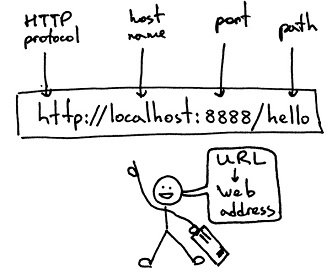
#> input picture 24-Spider/Note_File/data/image/01-httpstruct.jpg, 332 x 275 px
$ python '图片转换.py'
#> lines starting #> are read from the running program, lines starting #| are printed output that depends on the picture
#!/usr/bin/env python3
# -*- coding: utf-8 -*-
"""转换图片的大小和类型"""

import os
from PIL import Image

picture_path = input('输入图片绝对路径(类似/home/picture.png):')
#> the answer given: ../../../24-Spider/Note_File/data/image/01-httpstruct.jpg
im = Image.open(picture_path)
#> im is the input picture: PIL image 332x275 RGB; min 0, max 255, mean 235
print('原图类型:', im.format)
#| 原图类型: JPEG
print('原图尺寸:', str(im.size[0]) + '*' + str(im.size[1]))
#| 原图尺寸: 332*275
print('原图模式:', im.mode)
#| 原图模式: RGB

picture_lsize = int(input('请输入目标图片的长度:'))
#> the answer given: 100
picture_wsize = int(input('请输入目标图片的宽度:'))
#> the answer given: 100
picture_mode = input('请输入目标图片的类型(jpg,png,bmp,):')
#> the answer given: ../../../24-Spider/Note_File/data/image/01-webdns.jpg
im.thumbnail((picture_lsize, picture_wsize))
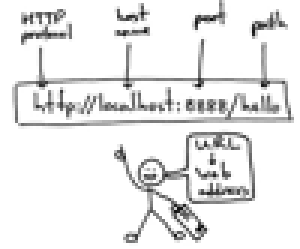
#> im: PIL image 100x83 RGB (shown 3 times larger); min 0, max 255, mean 234.3

home = os.environ.get('HOME')
if picture_mode == 'jpg':
    im.save('{}/Pictures/Conversion_results.jpg'.format(home), 'jpeg')
else:
#> (the run stopped early here; a loop or call above may not have finished)

$ run again, on 24-Spider/Note_File/data/image/01_response.jpg
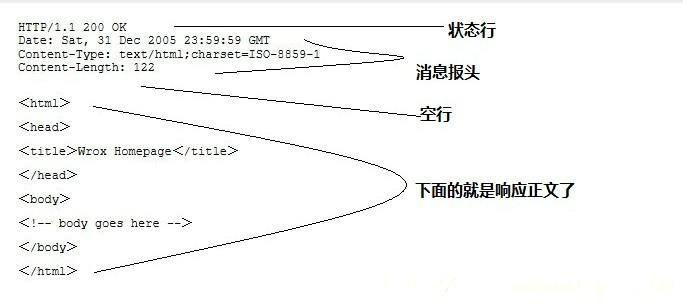
#> input picture 24-Spider/Note_File/data/image/01_response.jpg, 683 x 305 px
#> im is the input picture: PIL image 683x305 RGB; mean R, G, B 246.8, 247, 246.6
#| 原图类型: JPEG
#| 原图尺寸: 683*305
#| 原图模式: RGB
#> `im.thumbnail((picture_lsize, picture_wsize))`:
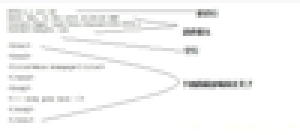
#> im: PIL image 100x45 RGB (shown 3 times larger); mean R, G, B 246.5, 246.7, 246.4

$ run again, on 24-Spider/Note_File/data/image/02_http_pro.jpg
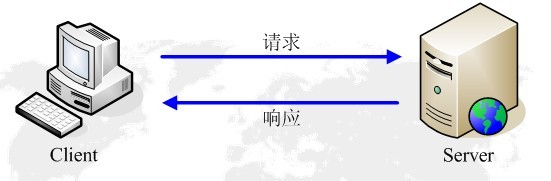
#> input picture 24-Spider/Note_File/data/image/02_http_pro.jpg, 551 x 181 px
#> im is the input picture: PIL image 551x181 RGB; mean R, G, B 229.3, 229.2, 230.8
#| 原图类型: JPEG
#| 原图尺寸: 551*181
#| 原图模式: RGB
#> `im.thumbnail((picture_lsize, picture_wsize))`:
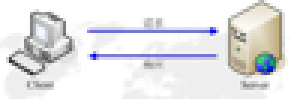
#> im: PIL image 100x33 RGB (shown 3 times larger); mean R, G, B 229.3, 229.1, 230.8

$ run again, on 24-Spider/Note_File/data/image/01-engine.png
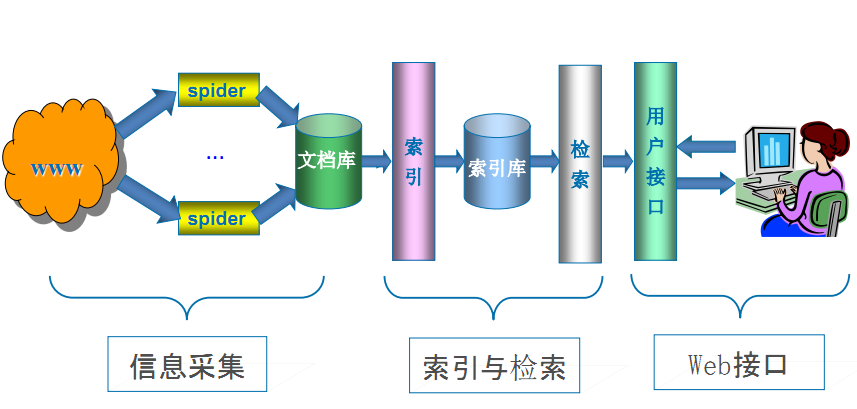
#> input picture 24-Spider/Note_File/data/image/01-engine.png, 857 x 409 px
#> im is the input picture: PIL image 857x409 RGB; mean R, G, B 228, 231.1, 227.3
#| 原图类型: PNG
#| 原图尺寸: 857*409
#| 原图模式: RGB
#> `im.thumbnail((picture_lsize, picture_wsize))`:
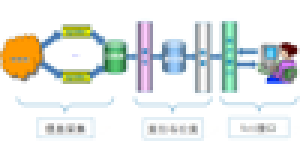
#> im: PIL image 100x48 RGB (shown 3 times larger); mean R, G, B 227.5, 230.8, 227
